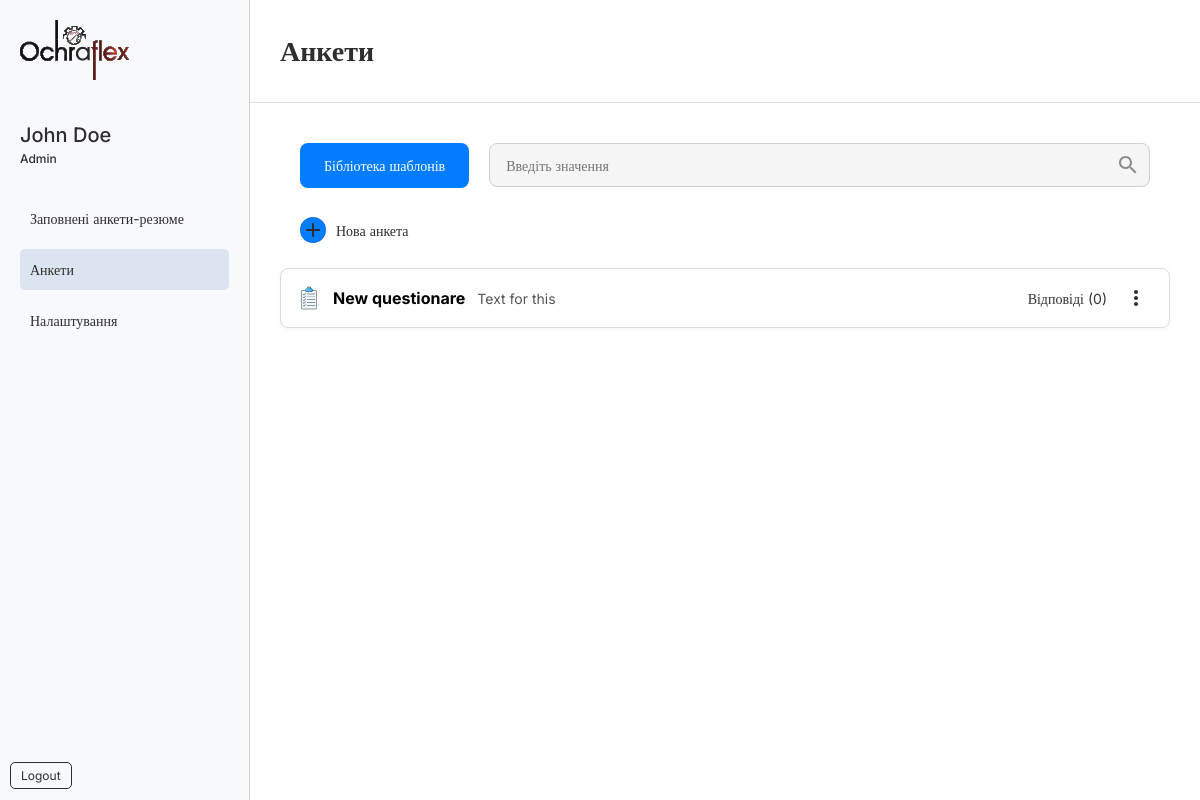
Page /dashboard/questionnaires/ (signed in) on the earlier database version.
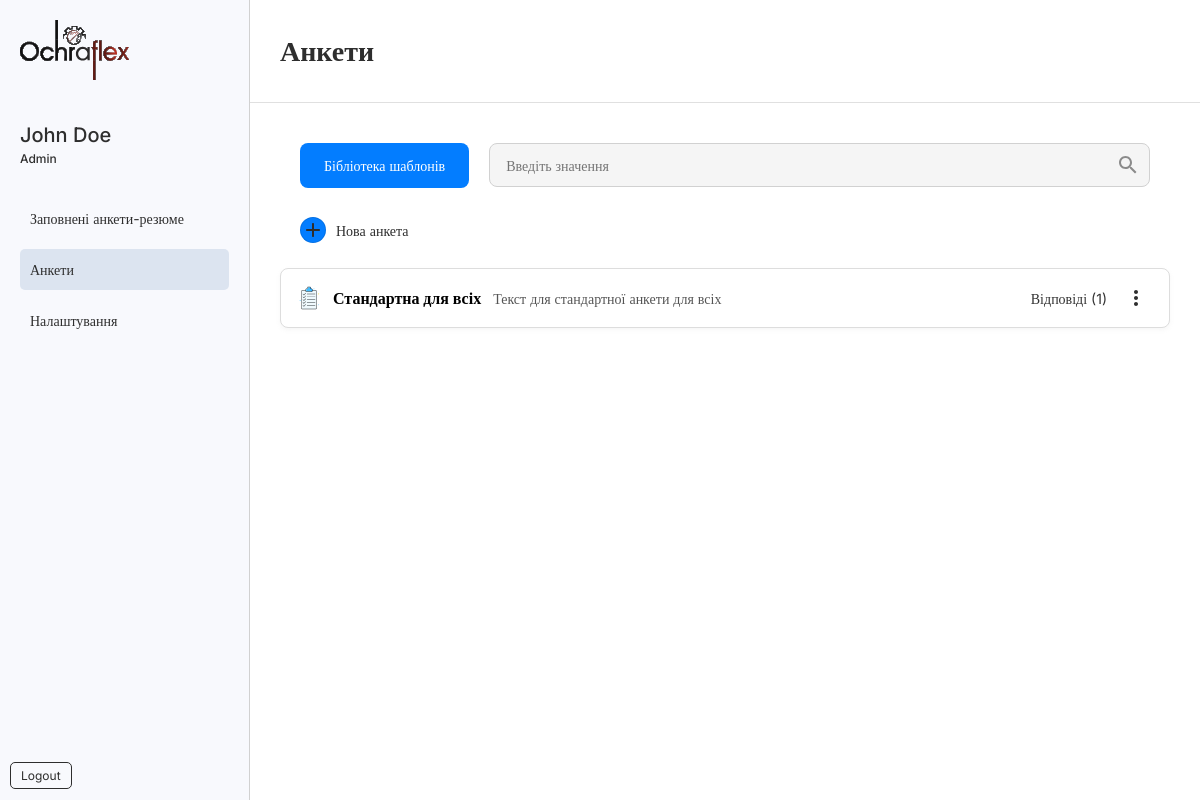
Same page on the later database version.
### app/models.py (models this page shows, shortened)
class BlockTemplate(models.Model):
    LANGUAGES = (
        ('cs', 'Czech Republic'),
        ('de', 'Germany'),
    )  # Модель для зберігання шаблонів блоків
    user = models.ForeignKey(
        settings.AUTH_USER_MODEL, on_delete=models.CASCADE, related_name='block_templates')
    uuid = models.UUIDField(default=uuid.uuid4, editable=False, unique=True)
    name = models.CharField(max_length=255)  # Назва блоку
    description = models.TextField(blank=True, null=True)  # Опис блоку
    lanuage = models.CharField(
        blank=True, null=True, choices=LANGUAGES, max_length=128)
    created_at = models.DateTimeField(auto_now_add=True)  # Дата створення
    library_templates = models.ManyToManyField('LibraryTemplate', blank=True)

### app/views.py (the view)
# urls.py: path('questionnaires/', views.questionnaires_view, name='questionnaires'),
def questionnaires_view(request):
    questionnaires = BlockTemplate.objects.filter(user=request.user)
    answers = SurveyResponse.objects.all().count()
    context = {
        'questionnaires': questionnaires,
        'answers': answers,
    }
    return render(request, 'dashboard/questionnaire/questionnaires.html', context)

### app/templatetags/custom_filters.py (called while the page is built)
@register.simple_tag
def is_active_path(request, pattern):
    return "active" if re.match(pattern, request.path) else ""

### templates/dashboard/questionnaire/questionnaires.html (shortened to what this page needs)
{% extends 'dashboard/dashboard_base.html' %}
{% load static %}
{% block styles %}
<link
  rel="stylesheet"
  href="{% static 'css/dashboard/questionnaires/questionnaires.css' %}"
/>
{% endblock styles %}
{% block title_page %}Анкети {%endblock title_page %}
{% block main %} {% load static %}
<div class="toolbar">
  <div class="link-templates">
    <a href="{% url 'library' %}" class="button_reset button_primary">Бібліотека шаблонів</a>
  </div>
  <div class="search-bar">
    <input type="text" placeholder="Введіть значення" class="input_base" />
      <div class="search-icon">
        <img src="{% static 'images/icons/search.svg' %}" alt="Search item" />
      </div>
  </div>
</div>
<div class="add-new">
    <a href="{% url 'add_questionnaire' %}" class="new-item">
      <div>
        <img src="{% static 'images/icons/plus.svg' %}" alt="Add new questionnaire" />
      </div>
      <p>Нова анкета</p>
    </a>
</div>
<div class="list-ankets">
    {% if questionnaires %}
      {% for questionnaire in questionnaires %}
        <div class="questionnaires-block">
          <div class="left">
            <img src="{% static 'images/icons/list.svg' %}" alt="Icon">
            <div><div class="title">{{questionnaire.name}}</div></div>
            <div><div class="description">{{questionnaire.description}}</div></div>
          </div>
          <div class="right">
            <div class="responses">Відповіді <span>({{answers}})</span></div>
            <div class="menu" id="menu-{{ forloop.counter }}">
              <img src="{% static 'images/icons/menu.svg' %}" alt="Menu">
            </div>
          </div>
        </div>
      {% endfor %}
    {% else %}
    <h3>Пока немає активних анкет!</h3>
    {% endif %}
</div>
{% endblock main %}

Differences in the rows shown:
removed BlockTemplate: name "New questionare", description "Text for this", answers "0"
added BlockTemplate: name "Стандартна для всіх", description "Текст для стандартної анкети для всіх", user "1"
